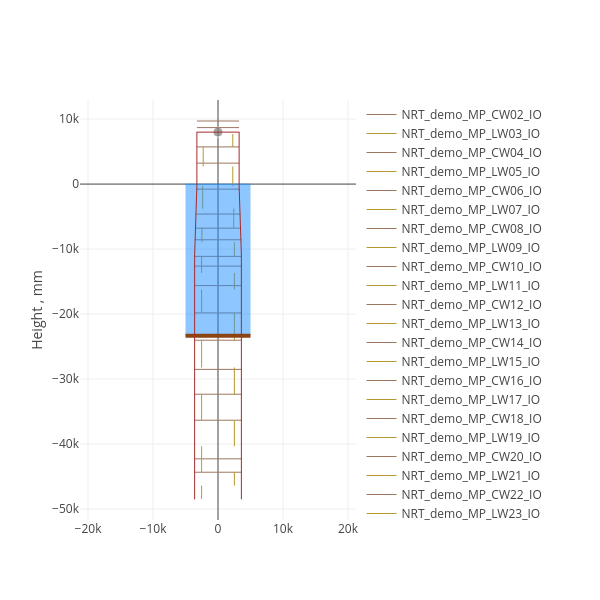

The code cell stored with this chart in its notebook:
### Code cell
fig = go.Figure(fdsa['MP'].plotly(showplot=False))
# Set figure size in pixels
fig.update_layout(width=600, height=600)

fig.show()

### Figure 1 — Plotly figure (JSON) as saved in the notebook; plotly's stock layout.template omitted (floating-point values rounded to 4 significant figures)
{"data": [{"line": {"color": "brown", "width": 1}, "mode": "lines", "name": "NRT_demo_MP", "type": "scattergl", "x": [3600, 3600, 3600, 3600, 3600, 3600, 3600, 3600, 3600, 3600, 3600, 3600, 3600, 3600, 3600, 3600, 3600, 3600, 3600, 3600, 3600, 3600, 3600, 3530.0, 3530.0, 3460.0, 3460.0, 3363, 3363, 3250, 3250, 3250, 3250, 3250, 3250, 3250, 3250, 3250, -3250, -3250, -3250, -3250, -3250, -3250, -3250, -3250, -3250, -3363, -3363, -3460.0, -3460.0, -3530.0, -3530.0, -3600, -3600, -3600, -3600, -3600, -3600, -3600, -3600, -3600, -3600, -3600, -3600, -3600, -3600, -3600, -3600, -3600, -3600, -3600, -3600, -3600, -3600, -3600], "y": [-48450, -46390, -46390, -44330, -44330, -40330, -40330, -36330, -36330, -32420, -32420, -28220, -28220, -24020, -24020, -19820, -19820, -16220, -16220, -13670, -13670, -11120, -11120, -8950, -8950, -6780, -6780, -3780, -3780, -280, -280, 2720, 2720, 5705, 5705, 7705, 7705, 8000, 8000, 7705, 7705, 5705, 5705, 2720, 2720, -280, -280, -3780, -3780, -6780, -6780, -8950, -8950, -11120, -11120, -13670, -13670, -16220, -16220, -19820, -19820, -24020, -24020, -28220, -28220, -32420, -32420, -36330, -36330, -40330, -40330, -44330, -44330, -46390, -46390, -48450]}, {"hoverinfo": "text", "hovertext": "NRT_demo_MP_FLANGE_MPTOP<br>Mass: 9798.0 kg<br>x: 0.0<br>y: 0.0<br>z: 56450.0", "marker": {"color": "grey", "size": [10]}, "mode": "markers", "name": "NRT_demo_MP_FLANGE_MPTOP", "type": "scatter", "x": [0], "y": [8000]}, {"hoverinfo": "text", "hovertext": "<i>NRT_demo_MP_LW37_IO</i><br>41<br>x: -2520.0<br>y: -2520.0<br>z: 0.0<br>height: 2060.0<br>Fatigue life in: 99999.0<br>Fatigue life out: 99999.0<br>SN curve in: DNV-C1W<br>SN curve out: DNV-C1W", "line": {"color": "#b6992d", "width": 1}, "mode": "lines", "name": "NRT_demo_MP_LW37_IO", "showlegend": true, "type": "scatter", "x": [-2520, -2520], "y": [-48450, -46390]}, {"hoverinfo": "text", "hovertext": "<i>NRT_demo_MP_CW36_IO</i><br>45<br>x: 0.0<br>y: 0.0<br>z: 2060.0<br>Fatigue life in: 1907.0<br>Fatigue life out: 9562.0<br>SN curve in: DNV-D-W<br>SN curve out: DNV-D-W", "line": {"color": "#9d7660", "width": 1}, "mode": "lines", "name": "NRT_demo_MP_CW36_IO", "showlegend": true, "type": "scatter", "x": [-3600, 3600], "y": [-44330, -44330]}, {"hoverinfo": "text", "hovertext": "<i>NRT_demo_MP_LW35_IO</i><br>41<br>x: 2520.0<br>y: 2520.0<br>z: 2060.0<br>height: 2060.0<br>Fatigue life in: 4874.0<br>Fatigue life out: 24437.0<br>SN curve in: DNV-C1W<br>SN curve out: DNV-C1W", "line": {"color": "#b6992d", "width": 1}, "mode": "lines", "name": "NRT_demo_MP_LW35_IO", "showlegend": true, "type": "scatter", "x": [2520, 2520], "y": [-46390, -44330]}, {"hoverinfo": "text", "hovertext": "<i>NRT_demo_MP_CW34_IO</i><br>45<br>x: 0.0<br>y: 0.0<br>z: 4120.0<br>Fatigue life in: 775.0<br>Fatigue life out: 1304.0<br>SN curve in: DNV-D-W<br>SN curve out: DNV-D-W", "line": {"color": "#9d7660", "width": 1}, "mode": "lines", "name": "NRT_demo_MP_CW34_IO", "showlegend": true, "type": "scatter", "x": [-3600, 3600], "y": [-42270, -42270]}, {"hoverinfo": "text", "hovertext": "<i>NRT_demo_MP_LW33_IO</i><br>41<br>x: -2520.0<br>y: -2520.0<br>z: 4120.0<br>height: 4000.0<br>Fatigue life in: 1965.0<br>Fatigue life out: 3297.0<br>SN curve in: DNV-C1W<br>SN curve out: DNV-C1W", "line": {"color": "#b6992d", "width": 1}, "mode": "lines", "name": "NRT_demo_MP_LW33_IO", "showlegend": true, "type": "scatter", "x": [-2520, -2520], "y": [-44330, -40330]}, {"hoverinfo": "text", "hovertext": "<i>NRT_demo_MP_CW32_IO</i><br>45<br>x: 0.0<br>y: 0.0<br>z: 8120.0<br>Fatigue life in: 332.0<br>Fatigue life out: 318.0<br>SN curve in: DNV-D-W<br>SN curve out: DNV-D-W", "line": {"color": "#9d7660", "width": 1}, "mode": "lines", "name": "NRT_demo_MP_CW32_IO", "showlegend": true, "type": "scatter", "x": [-3600, 3600], "y": [-36330, -36330]}, {"hoverinfo": "text", "hovertext": "<i>NRT_demo_MP_LW31_IO</i><br>41<br>x: 2520.0<br>y: 2520.0<br>z: 8120.0<br>height: 4000.0<br>Fatigue life in: 1714.0<br>Fatigue life out: 1714.0<br>SN curve in: DNV-C1W<br>SN curve out: DNV-C1W", "line": {"color": "#b6992d", "width": 1}, "mode": "lines", "name": "NRT_demo_MP_LW31_IO", "showlegend": true, "type": "scatter", "x": [2520, 2520], "y": [-40330, -36330]}, {"hoverinfo": "text", "hovertext": "<i>NRT_demo_MP_CW30_IO</i><br>45<br>x: 0.0<br>y: 0.0<br>z: 12120.0<br>Fatigue life in: 27.0<br>Fatigue life out: 103.0<br>SN curve in: DNV-D-W<br>SN curve out: DNV-D-W", "line": {"color": "#9d7660", "width": 1}, "mode": "lines", "name": "NRT_demo_MP_CW30_IO", "showlegend": true, "type": "scatter", "x": [-3600, 3600], "y": [-32330, -32330]}, {"hoverinfo": "text", "hovertext": "<i>NRT_demo_MP_LW29_IO</i><br>41<br>x: -2520.0<br>y: -2520.0<br>z: 12120.0<br>height: 3910.0<br>Fatigue life in: 126.0<br>Fatigue life out: 497.0<br>SN curve in: DNV-C1W<br>SN curve out: DNV-C1W", "line": {"color": "#b6992d", "width": 1}, "mode": "lines", "name": "NRT_demo_MP_LW29_IO", "showlegend": true, "type": "scatter", "x": [-2520, -2520], "y": [-36330, -32420]}, {"hoverinfo": "text", "hovertext": "<i>NRT_demo_MP_CW28_IO</i><br>45<br>x: 0.0<br>y: 0.0<br>z: 16030.0<br>Fatigue life in: 27.0<br>Fatigue life out: 37.0<br>SN curve in: DNV-D-W<br>SN curve out: DNV-D-W", "line": {"color": "#9d7660", "width": 1}, "mode": "lines", "name": "NRT_demo_MP_CW28_IO", "showlegend": true, "type": "scatter", "x": [-3600, 3600], "y": [-28510, -28510]}, {"hoverinfo": "text", "hovertext": "<i>NRT_demo_MP_LW27_IO</i><br>41<br>x: 2520.0<br>y: 2520.0<br>z: 16030.0<br>height: 4200.0<br>Fatigue life in: 122.0<br>Fatigue life out: 169.0<br>SN curve in: DNV-C1W<br>SN curve out: DNV-C1W", "line": {"color": "#b6992d", "width": 1}, "mode": "lines", "name": "NRT_demo_MP_LW27_IO", "showlegend": true, "type": "scatter", "x": [2520, 2520], "y": [-32420, -28220]}, {"hoverinfo": "text", "hovertext": "<i>NRT_demo_MP_CW26_IO</i><br>45<br>x: 0.0<br>y: 0.0<br>z: 20230.0<br>Fatigue life in: 27.0<br>Fatigue life out: 25.0<br>SN curve in: DNV-D-W<br>SN curve out: DNV-D-W", "line": {"color": "#9d7660", "width": 1}, "mode": "lines", "name": "NRT_demo_MP_CW26_IO", "showlegend": true, "type": "scatter", "x": [-3600, 3600], "y": [-24020, -24020]}, {"hoverinfo": "text", "hovertext": "<i>NRT_demo_MP_LW25_IO</i><br>41<br>x: -2520.0<br>y: -2520.0<br>z: 20230.0<br>height: 4200.0<br>Fatigue life in: 124.0<br>Fatigue life out: 112.0<br>SN curve in: DNV-C1W<br>SN curve out: DNV-C1W", "line": {"color": "#b6992d", "width": 1}, "mode": "lines", "name": "NRT_demo_MP_LW25_IO", "showlegend": true, "type": "scatter", "x": [-2520, -2520], "y": [-28220, -24020]}, {"hoverinfo": "text", "hovertext": "<i>NRT_demo_MP_CW24_IO</i><br>45<br>x: 0.0<br>y: 0.0<br>z: 24430.0<br>Fatigue life in: 31.0<br>Fatigue life out: 35.0<br>SN curve in: DNV-D-W<br>SN curve out: DNV-D-W", "line": {"color": "#9d7660", "width": 1}, "mode": "lines", "name": "NRT_demo_MP_CW24_IO", "showlegend": true, "type": "scatter", "x": [-3600, 3600], "y": [-19820, -19820]}, {"hoverinfo": "text", "hovertext": "<i>NRT_demo_MP_LW23_IO</i><br>41<br>x: 2520.0<br>y: 2520.0<br>z: 24430.0<br>height: 4200.0<br>Fatigue life in: 141.0<br>Fatigue life out: 159.0<br>SN curve in: DNV-C1W<br>SN curve out: DNV-C1W", "line": {"color": "#b6992d", "width": 1}, "mode": "lines", "name": "NRT_demo_MP_LW23_IO", "showlegend": true, "type": "scatter", "x": [2520, 2520], "y": [-24020, -19820]}, {"hoverinfo": "text", "hovertext": "<i>NRT_demo_MP_CW22_IO</i><br>45<br>x: 0.0<br>y: 0.0<br>z: 28630.0<br>Fatigue life in: 33.0<br>Fatigue life out: 80.0<br>SN curve in: DNV-D-W<br>SN curve out: DNV-D-W", "line": {"color": "#9d7660", "width": 1}, "mode": "lines", "name": "NRT_demo_MP_CW22_IO", "showlegend": true, "type": "scatter", "x": [-3600, 3600], "y": [-15620, -15620]}, {"hoverinfo": "text", "hovertext": "<i>NRT_demo_MP_LW21_IO</i><br>41<br>x: -2520.0<br>y: -2520.0<br>z: 28630.0<br>height: 3600.0<br>Fatigue life in: 155.0<br>Fatigue life out: 379.0<br>SN curve in: DNV-C1W<br>SN curve out: DNV-C1W", "line": {"color": "#b6992d", "width": 1}, "mode": "lines", "name": "NRT_demo_MP_LW21_IO", "showlegend": true, "type": "scatter", "x": [-2520, -2520], "y": [-19820, -16220]}, {"hoverinfo": "text", "hovertext": "<i>NRT_demo_MP_CW20_IO</i><br>45<br>x: 0.0<br>y: 0.0<br>z: 32230.0<br>Fatigue life in: 34.0<br>Fatigue life out: 140.0<br>SN curve in: DNV-C1W<br>SN curve out: DNV-D-W", "line": {"color": "#9d7660", "width": 1}, "mode": "lines", "name": "NRT_demo_MP_CW20_IO", "showlegend": true, "type": "scatter", "x": [-3600, 3600], "y": [-12620, -12620]}, {"hoverinfo": "text", "hovertext": "<i>NRT_demo_MP_LW19_IO</i><br>41<br>x: 2520.0<br>y: 2520.0<br>z: 32230.0<br>height: 2550.0<br>Fatigue life in: 62.0<br>Fatigue life out: 687.0<br>SN curve in: DNV-C1W<br>SN curve out: DNV-C1W", "line": {"color": "#b6992d", "width": 1}, "mode": "lines", "name": "NRT_demo_MP_LW19_IO", "showlegend": true, "type": "scatter", "x": [2520, 2520], "y": [-16220, -13670]}, {"hoverinfo": "text", "hovertext": "<i>NRT_demo_MP_CW18_IO</i><br>45<br>x: 0.0<br>y: 0.0<br>z: 34780.0<br>Fatigue life in: 49.0<br>Fatigue life out: 46.0<br>SN curve in: DNV-D-W<br>SN curve out: DNV-D-W", "line": {"color": "#9d7660", "width": 1}, "mode": "lines", "name": "NRT_demo_MP_CW18_IO", "showlegend": true, "type": "scatter", "x": [-3600, 3600], "y": [-11120, -11120]}, {"hoverinfo": "text", "hovertext": "<i>NRT_demo_MP_LW17_IO</i><br>41<br>x: -2520.0<br>y: -2520.0<br>z: 34780.0<br>height: 2550.0<br>Fatigue life in: 239.0<br>Fatigue life out: 220.0<br>SN curve in: DNV-C1W<br>SN curve out: DNV-C1W", "line": {"color": "#b6992d", "width": 1}, "mode": "lines", "name": "NRT_demo_MP_LW17_IO", "showlegend": true, "type": "scatter", "x": [-2520, -2520], "y": [-13670, -11120]}, {"hoverinfo": "text", "hovertext": "<i>NRT_demo_MP_CW16_IO</i><br>45<br>x: 0.0<br>y: 0.0<br>z: 37330.0<br>Fatigue life in: 87.0<br>Fatigue life out: 75.0<br>SN curve in: DNV-C1W<br>SN curve out: DNV-D-W", "line": {"color": "#9d7660", "width": 1}, "mode": "lines", "name": "NRT_demo_MP_CW16_IO", "showlegend": true, "type": "scatter", "x": [-3600, 3600], "y": [-8570, -8570]}, {"hoverinfo": "text", "hovertext": "<i>NRT_demo_MP_LW15_IO</i><br>41<br>x: 2520.0<br>y: 2520.0<br>z: 37330.0<br>height: 2170.0<br>Fatigue life in: 110.0<br>Fatigue life out: 101.0<br>SN curve in: DNV-C1W<br>SN curve out: DNV-C1W", "line": {"color": "#b6992d", "width": 1}, "mode": "lines", "name": "NRT_demo_MP_LW15_IO", "showlegend": true, "type": "scatter", "x": [2520, 2520], "y": [-11120, -8950]}, {"hoverinfo": "text", "hovertext": "<i>NRT_demo_MP_CW14_IO</i><br>45<br>x: 0.0<br>y: 0.0<br>z: 39500.0<br>Fatigue life in: 65.0<br>Fatigue life out: 61.0<br>SN curve in: DNV-D-W<br>SN curve out: DNV-D-W", "line": {"color": "#9d7660", "width": 1}, "mode": "lines", "name": "NRT_demo_MP_CW14_IO", "showlegend": true, "type": "scatter", "x": [-3530.0, 3530.0], "y": [-6780, -6780]}, {"hoverinfo": "text", "hovertext": "<i>NRT_demo_MP_LW13_IO</i><br>41<br>x: -2470.65<br>y: -2470.65<br>z: 39500.0<br>height: 2170.0<br>Fatigue life in: 323.0<br>Fatigue life out: 296.0<br>SN curve in: DNV-C1W<br>SN curve out: DNV-C1W", "line": {"color": "#b6992d", "width": 1}, "mode": "lines", "name": "NRT_demo_MP_LW13_IO", "showlegend": true, "type": "scatter", "x": [-2471.0, -2471.0], "y": [-8950, -6780]}, {"hoverinfo": "text", "hovertext": "<i>NRT_demo_MP_CW12_IO</i><br>45<br>x: 0.0<br>y: 0.0<br>z: 41670.0<br>Fatigue life in: 64.0<br>Fatigue life out: 60.0<br>SN curve in: DNV-D-W<br>SN curve out: DNV-D-W", "line": {"color": "#9d7660", "width": 1}, "mode": "lines", "name": "NRT_demo_MP_CW12_IO", "showlegend": true, "type": "scatter", "x": [-3460.0, 3460.0], "y": [-4610, -4610]}, {"hoverinfo": "text", "hovertext": "<i>NRT_demo_MP_LW11_IO</i><br>41<br>x: 2421.65<br>y: 2421.65<br>z: 41670.0<br>height: 3000.0<br>Fatigue life in: 319.0<br>Fatigue life out: 293.0<br>SN curve in: DNV-C1W<br>SN curve out: DNV-C1W", "line": {"color": "#b6992d", "width": 1}, "mode": "lines", "name": "NRT_demo_MP_LW11_IO", "showlegend": true, "type": "scatter", "x": [2422.0, 2422.0], "y": [-6780, -3780]}, {"hoverinfo": "text", "hovertext": "<i>NRT_demo_MP_CW10_IO</i><br>45<br>x: 0.0<br>y: 0.0<br>z: 44670.0<br>Fatigue life in: 59.0<br>Fatigue life out: 54.0<br>SN curve in: DNV-D-W<br>SN curve out: DNV-D-W", "line": {"color": "#9d7660", "width": 1}, "mode": "lines", "name": "NRT_demo_MP_CW10_IO", "showlegend": true, "type": "scatter", "x": [-3363, 3363], "y": [-780, -780]}, {"hoverinfo": "text", "hovertext": "<i>NRT_demo_MP_LW09_IO</i><br>41<br>x: -2354.1<br>y: -2354.1<br>z: 44670.0<br>height: 3500.0<br>Fatigue life in: 300.0<br>Fatigue life out: 274.0<br>SN curve in: DNV-C1W<br>SN curve out: DNV-C1W", "line": {"color": "#b6992d", "width": 1}, "mode": "lines", "name": "NRT_demo_MP_LW09_IO", "showlegend": true, "type": "scatter", "x": [-2354.0, -2354.0], "y": [-3780, -280]}, {"hoverinfo": "text", "hovertext": "<i>NRT_demo_MP_CW08_IO</i><br>45<br>x: 0.0<br>y: 0.0<br>z: 48170.0<br>Fatigue life in: 65.0<br>Fatigue life out: 69.0<br>SN curve in: DNV-D-W<br>SN curve out: DNV-C1W", "line": {"color": "#9d7660", "width": 1}, "mode": "lines", "name": "NRT_demo_MP_CW08_IO", "showlegend": true, "type": "scatter", "x": [-3250, 3250], "y": [3220, 3220]}, {"hoverinfo": "text", "hovertext": "<i>NRT_demo_MP_LW07_IO</i><br>41<br>x: 2275.0<br>y: 2275.0<br>z: 48170.0<br>height: 3000.0<br>Fatigue life in: 96.0<br>Fatigue life out: 87.0<br>SN curve in: DNV-C1W<br>SN curve out: DNV-C1W", "line": {"color": "#b6992d", "width": 1}, "mode": "lines", "name": "NRT_demo_MP_LW07_IO", "showlegend": true, "type": "scatter", "x": [2275, 2275], "y": [-280, 2720]}, {"hoverinfo": "text", "hovertext": "<i>NRT_demo_MP_CW06_IO</i><br>45<br>x: 0.0<br>y: 0.0<br>z: 51170.0<br>Fatigue life in: 62.0<br>Fatigue life out: 57.0<br>SN curve in: DNV-D-W<br>SN curve out: DNV-D-W", "line": {"color": "#9d7660", "width": 1}, "mode": "lines", "name": "NRT_demo_MP_CW06_IO", "showlegend": true, "type": "scatter", "x": [-3250, 3250], "y": [5720, 5720]}, {"hoverinfo": "text", "hovertext": "<i>NRT_demo_MP_LW05_IO</i><br>41<br>x: -2275.0<br>y: -2275.0<br>z: 51170.0<br>height: 2985.0<br>Fatigue life in: 318.0<br>Fatigue life out: 289.0<br>SN curve in: DNV-C1W<br>SN curve out: DNV-C1W", "line": {"color": "#b6992d", "width": 1}, "mode": "lines", "name": "NRT_demo_MP_LW05_IO", "showlegend": true, "type": "scatter", "x": [-2275, -2275], "y": [2720, 5705]}, {"hoverinfo": "text", "hovertext": "<i>NRT_demo_MP_CW04_IO</i><br>45<br>x: 0.0<br>y: 0.0<br>z: 54155.0<br>Fatigue life in: 54.0<br>Fatigue life out: 470.0<br>SN curve in: DNV-C1W<br>SN curve out: DNV-D-W", "line": {"color": "#9d7660", "width": 1}, "mode": "lines", "name": "NRT_demo_MP_CW04_IO", "showlegend": true, "type": "scatter", "x": [-3250, 3250], "y": [8690, 8690]}, {"hoverinfo": "text", "hovertext": "<i>NRT_demo_MP_LW03_IO</i><br>41<br>x: 2275.0<br>y: 2275.0<br>z: 54155.0<br>height: 2000.0<br>Fatigue life in: 95.0<br>Fatigue life out: 2759.0<br>SN curve in: DNV-C1W<br>SN curve out: DNV-C1W", "line": {"color": "#b6992d", "width": 1}, "mode": "lines", "name": "NRT_demo_MP_LW03_IO", "showlegend": true, "type": "scatter", "x": [2275, 2275], "y": [5705, 7705]}, {"hoverinfo": "text", "hovertext": "<i>NRT_demo_MP_CW02_IO</i><br>45<br>x: 0.0<br>y: 0.0<br>z: 56155.0<br>Fatigue life in: 87.0<br>Fatigue life out: 193.0<br>SN curve in: DNV-C1W<br>SN curve out: DNV-C1W", "line": {"color": "#9d7660", "width": 1}, "mode": "lines", "name": "NRT_demo_MP_CW02_IO", "showlegend": true, "type": "scatter", "x": [-3250, 3250], "y": [9705, 9705]}, {"hoverinfo": "text", "hovertext": "NRT_demo mudline elevation: -23.4m", "line": {"color": "SaddleBrown", "width": 4}, "mode": "lines", "name": "Mudline", "showlegend": false, "type": "scatter", "x": [-5000, 5000], "y": [-23350, -23350]}, {"fill": "tonexty", "hoverinfo": "text", "hovertext": "Water level", "line": {"color": "DodgerBlue", "width": 0.5}, "mode": "lines", "name": "Water level", "showlegend": false, "type": "scatter", "x": [-5000, 5000], "y": [0, 0]}], "layout": {"height": 600, "scene": {"aspectmode": "data"}, "width": 600, "yaxis": {"scaleanchor": "x", "scaleratio": 1, "title": {"text": "Height , mm"}, "type": "linear"}}}
